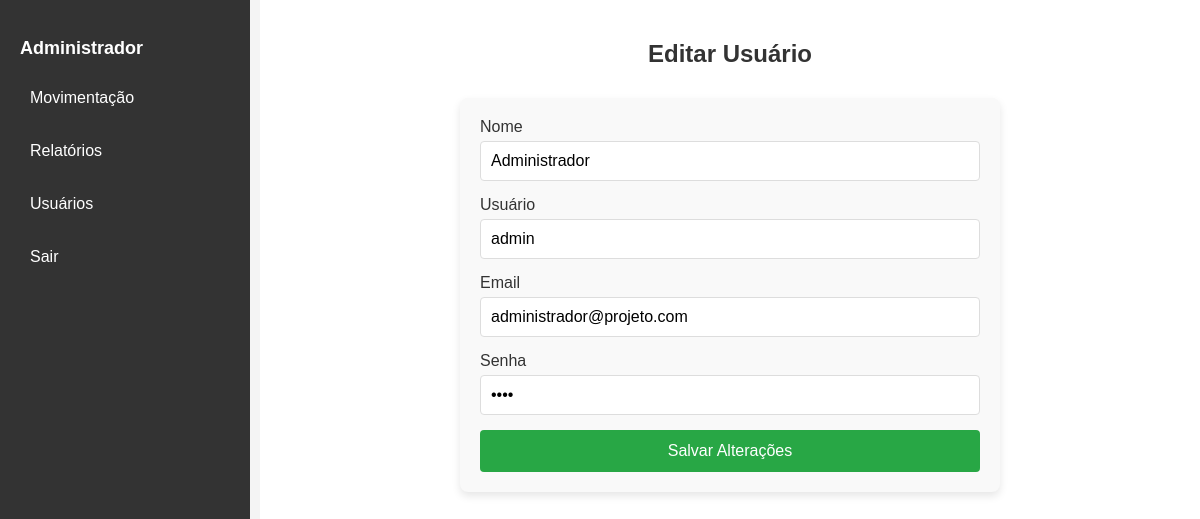
The app's page /editar_usuario/1 (signed in) with its own data.
### tables this page shows
CREATE TABLE usuarios (
        id INTEGER PRIMARY KEY AUTOINCREMENT,
        nome TEXT NOT NULL,
        usuario TEXT NOT NULL UNIQUE,
        email TEXT NOT NULL UNIQUE,
        senha TEXT NOT NULL
    , tipo TEXT);

### app.py (the view, shortened to what this page needs)
@app.route('/editar_usuario/<int:user_id>', methods=['GET', 'POST'])
def editar_usuario(user_id):
    conexao = conectar_banco()
    cursor = conexao.cursor()
    user_name = session.get('user_name')
    cursor.execute('SELECT * FROM usuarios WHERE id = ?', (user_id,))
    user = cursor.fetchone()
    conexao.close()
    return render_template('editar_usuario.html', user=user, user_name=user_name)
    cursor.execute('SELECT * FROM usuarios WHERE id = ?', (user_id,))
    user = cursor.fetchone()
    conexao.close()
    return render_template('editar_usuario.html', user=user, user_name=user_name)

### app.py (called while the page is built)
def conectar_banco():
    conexao = sqlite3.connect('banco.db')  # Alterado para o banco 'banco.db'
    conexao.row_factory = sqlite3.Row  # Permite acessar colunas por nome
    return conexao

### templates/editar_usuario.html (shortened to what this page needs)
<!DOCTYPE html>
<html lang="pt-br">
<head>
    <link rel="stylesheet" href="{{ url_for('static', filename='css/dashboard.css') }}">
    <link rel="stylesheet" href="{{ url_for('static', filename='css/menu.css') }}">
    <link rel="stylesheet" href="{{ url_for('static', filename='css/cadastro_usuario.css') }}">
</head>
<body class="dashboard-page">
    {% include 'menu.html' %}
    <div class="content">
        <h2>Editar Usuário</h2>
        <form method="POST" class="form-cadastro">
            <div class="form-group">
                <label for="nome">Nome</label>
                <input type="text" id="nome" name="nome" value="{{ user.nome }}" required>
            </div>
            <div class="form-group">
                <label for="usuario">Usuário</label>
                <input type="text" id="usuario" name="usuario" value="{{ user.usuario }}" required>
            </div>
            <div class="form-group">
                <label for="email">Email</label>
                <input type="email" id="email" name="email" value="{{ user.email }}" required>
            </div>
            <div class="form-group">
                <label for="senha">Senha</label>
                <input type="password" id="senha" name="senha" value="{{ user.senha }}">
            </div>
            <button type="submit" class="btn-submit">Salvar Alterações</button>
        </form>
    </div>
</body>
</html>

### templates/menu.html
<link rel="stylesheet" href="{{ url_for('static', filename='css/menu.css') }}">
<div class="sidebar">
    <h3>{{ user_name }}</h3>
    <ul>
        <li><a href="/movimentacao">Movimentação</a></li>
        <li><a href="/relatorios">Relatórios</a></li>
        {% if session.get('user_tipo') == 'admin' %}
        <li><a href="/usuarios">Usuários</a></li>
        {% endif %}
        <li><a href="/logout">Sair</a></li>
    </ul>
</div>

### static/css/dashboard.css (style rules this page uses)
body.dashboard-page { font-family: Arial, sans-serif; margin: 0; padding: 0; display: flex; height: 100vh; background-color: #f4f4f4; }
.sidebar { background-color: #333; color: #fff; width: 250px; height: 100%; position: fixed; top: 0; left: 0; padding: 20px; box-sizing: border-box; }
.sidebar h3 { color: #fff; font-size: 20px; margin-bottom: 30px; text-transform: capitalize; }
.sidebar ul { list-style: none; padding: 0; }
.sidebar ul li { margin-bottom: 15px; }
.sidebar ul li a { color: #fff; text-decoration: none; font-size: 16px; display: block; padding: 10px; border-radius: 4px; transition: background-color 0.3s; }
.content { margin-left: 260px; padding: 40px; background-color: #fff; width: calc(100% - 260px); box-sizing: border-box; }
h2 { font-size: 24px; color: #333; margin-bottom: 20px; }
a { text-decoration: none; color: #007bff; }
button { padding: 10px 20px; font-size: 14px; border: none; border-radius: 4px; cursor: pointer; background-color: #f44336; color: white; }

### static/css/menu.css (style rules this page uses)
.sidebar { width: 250px; height: 100vh; background-color: #333; color: white; padding: 20px; position: fixed; top: 0; left: 0; font-family: Arial, sans-serif; }
.sidebar h3 { font-size: 18px; margin-bottom: 20px; text-align: none; }
.sidebar ul { list-style-type: none; padding: 0; }
.sidebar ul li { margin: 15px 0; }
.sidebar ul li a { color: white; text-decoration: none; font-size: 16px; display: block; padding: 10px; border-radius: 5px; transition: background-color 0.3s ease; }

### static/css/cadastro_usuario.css (style rules this page uses)
body { font-family: 'Arial', sans-serif; color: #333; font-size: 1rem; }
.form-cadastro { max-width: 500px; margin: 0 auto; padding: 20px; background-color: #f9f9f9; border-radius: 8px; box-shadow: 0 4px 8px rgba(0, 0, 0, 0.1); }
.form-group { margin-bottom: 15px; }
.form-group label { display: block; font-size: 1rem; color: #333; margin-bottom: 5px; }
.form-group input, .form-group select { width: 100%; padding: 10px; font-size: 1rem; border: 1px solid #ddd; border-radius: 4px; box-sizing: border-box; }
button.btn-submit { width: 100%; padding: 12px; font-size: 1rem; background-color: #28a745; color: white; border: none; border-radius: 4px; cursor: pointer; transition: background-color 0.3s; }
.content h2 { text-align: center; color: #333; margin-bottom: 30px; }
.content { padding: 20px; }

### records on screen
usuarios: nome "Administrador", usuario "admin", email "administrador@projeto.com"
